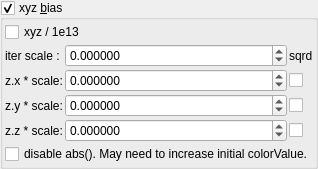
                    <widget class="MyGroupBox" name="groupCheck_fractal_coloring_xyz_bias_enabled_false">
                     <property name="toolTip">
                      <string>&lt;html&gt;&lt;head/&gt;&lt;body&gt;&lt;p&gt;ColorValue is derived from the coordinates of the point at termination&lt;/p&gt;&lt;/body&gt;&lt;/html&gt;</string>
                     </property>
                     <property name="title">
                      <string>xyz &amp;bias</string>
                     </property>
                     <property name="checkable">
                      <bool>true</bool>
                     </property>
                     <layout class="QVBoxLayout" name="verticalLayout_32" stretch="0,0,0">
                      <property name="spacing">
                       <number>2</number>
                      </property>
                      <property name="leftMargin">
                       <number>2</number>
                      </property>
                      <property name="topMargin">
                       <number>2</number>
                      </property>
                      <property name="rightMargin">
                       <number>2</number>
                      </property>
                      <property name="bottomMargin">
                       <number>2</number>
                      </property>
                      <item>
                       <widget class="MyCheckBox" name="checkBox_fractal_coloring_xyz_div_1e13_false">
                        <property name="text">
                         <string notr="true">xyz / 1e13</string>
                        </property>
                       </widget>
                      </item>
                      <item>
                       <layout class="QGridLayout" name="gridLayout_16" columnstretch="0,1,0">
                        <property name="spacing">
                         <number>2</number>
                        </property>
                        <item row="1" column="2">
                         <widget class="MyCheckBox" name="checkBox_fractal_coloring_xyz_x_sqrd_enabled_false">
                          <property name="text">
                           <string notr="true"/>
                          </property>
                         </widget>
                        </item>
                        <item row="3" column="2">
                         <widget class="MyCheckBox" name="checkBox_fractal_coloring_xyz_z_sqrd_enabled_false">
                          <property name="text">
                           <string notr="true"/>
                          </property>
                         </widget>
                        </item>
                        <item row="3" column="0">
                         <widget class="QLabel" name="label_40">
                          <property name="text">
                           <string>z.z * scale:</string>
                          </property>
                         </widget>
                        </item>
                        <item row="2" column="1">
                         <widget class="MyDoubleSpinBox" name="spinbox3_fractal_coloring_xyz_000_y">
                          <property name="sizePolicy">
                           <sizepolicy hsizetype="Minimum" vsizetype="Maximum">
                            <horstretch>0</horstretch>
                            <verstretch>0</verstretch>
                           </sizepolicy>
                          </property>
                          <property name="toolTip">
                           <string>&lt;html&gt;&lt;head/&gt;&lt;body&gt;&lt;p&gt;color_y  = z.y   *  scale_y ;&lt;/p&gt;&lt;p&gt;&lt;br/&gt;&lt;/p&gt;&lt;p&gt;colorValue = color_x + color_y + color_z;&lt;/p&gt;&lt;/body&gt;&lt;/html&gt;</string>
                          </property>
                          <property name="prefix">
                           <string/>
                          </property>
                          <property name="suffix">
                           <string/>
                          </property>
                          <property name="decimals">
                           <number>6</number>
                          </property>
                          <property name="minimum">
                           <double>-9999.999900000000707</double>
                          </property>
                          <property name="maximum">
                           <double>9999.999900000000707</double>
                          </property>
                          <property name="singleStep">
                           <double>0.100000000000000</double>
                          </property>
                         </widget>
                        </item>
                        <item row="0" column="1">
                         <widget class="MyDoubleSpinBox" name="spinbox_fractal_coloring_xyz_iter_scale">
                          <property name="sizePolicy">
                           <sizepolicy hsizetype="Minimum" vsizetype="Maximum">
                            <horstretch>0</horstretch>
                            <verstretch>0</verstretch>
                           </sizepolicy>
                          </property>
                          <property name="toolTip">
                           <string>&lt;html&gt;&lt;head/&gt;&lt;body&gt;&lt;p&gt;colorValue *= (1.0 + ( i * scale));&lt;/p&gt;&lt;/body&gt;&lt;/html&gt;</string>
                          </property>
                          <property name="prefix">
                           <string/>
                          </property>
                          <property name="suffix">
                           <string/>
                          </property>
                          <property name="decimals">
                           <number>6</number>
                          </property>
                          <property name="minimum">
                           <double>-9999.999900000000707</double>
                          </property>
                          <property name="maximum">
                           <double>9999.999900000000707</double>
                          </property>
                          <property name="singleStep">
                           <double>0.100000000000000</double>
                          </property>
                         </widget>
                        </item>
                        <item row="2" column="2">
                         <widget class="MyCheckBox" name="checkBox_fractal_coloring_xyz_y_sqrd_enabled_false">
                          <property name="text">
                           <string notr="true"/>
                          </property>
                         </widget>
                        </item>
                        <item row="0" column="0">
                         <widget class="QLabel" name="label_35">
                          <property name="text">
                           <string>iter scale :</string>
                          </property>
                         </widget>
                        </item>
                        <item row="2" column="0">
                         <widget class="QLabel" name="label_38">
                          <property name="text">
                           <string>z.y * scale:</string>
                          </property>
                         </widget>
                        </item>
                        <item row="1" column="1">
                         <widget class="MyDoubleSpinBox" name="spinbox3_fractal_coloring_xyz_000_x">
                          <property name="sizePolicy">
                           <sizepolicy hsizetype="Minimum" vsizetype="Maximum">
                            <horstretch>0</horstretch>
                            <verstretch>0</verstretch>
                           </sizepolicy>
                          </property>
                          <property name="toolTip">
                           <string>&lt;html&gt;&lt;head/&gt;&lt;body&gt;&lt;p&gt;color_x  = z.x   *  scale_x ;&lt;/p&gt;&lt;p&gt;&lt;br/&gt;&lt;/p&gt;&lt;p&gt;colorValue = color_x + color_y + color_z;&lt;/p&gt;&lt;/body&gt;&lt;/html&gt;</string>
                          </property>
                          <property name="prefix">
                           <string/>
                          </property>
                          <property name="suffix">
                           <string/>
                          </property>
                          <property name="decimals">
                           <number>6</number>
                          </property>
                          <property name="minimum">
                           <double>-9999.999900000000707</double>
                          </property>
                          <property name="maximum">
                           <double>9999.999900000000707</double>
                          </property>
                          <property name="singleStep">
                           <double>0.100000000000000</double>
                          </property>
                         </widget>
                        </item>
                        <item row="0" column="2">
                         <widget class="QLabel" name="label_39">
                          <property name="text">
                           <string>sqrd</string>
                          </property>
                         </widget>
                        </item>
                        <item row="3" column="1">
                         <widget class="MyDoubleSpinBox" name="spinbox3_fractal_coloring_xyz_000_z">
                          <property name="sizePolicy">
                           <sizepolicy hsizetype="Minimum" vsizetype="Maximum">
                            <horstretch>0</horstretch>
                            <verstretch>0</verstretch>
                           </sizepolicy>
                          </property>
                          <property name="toolTip">
                           <string>&lt;html&gt;&lt;head/&gt;&lt;body&gt;&lt;p&gt;color_z  = z.z   *  scale_z ;&lt;/p&gt;&lt;p&gt;&lt;br/&gt;&lt;/p&gt;&lt;p&gt;colorValue = color_x + color_y + color_z;&lt;/p&gt;&lt;/body&gt;&lt;/html&gt;</string>
                          </property>
                          <property name="prefix">
                           <string/>
                          </property>
                          <property name="suffix">
                           <string/>
                          </property>
                          <property name="decimals">
                           <number>6</number>
                          </property>
                          <property name="minimum">
                           <double>-9999.999900000000707</double>
                          </property>
                          <property name="maximum">
                           <double>9999.999900000000707</double>
                          </property>
                          <property name="singleStep">
                           <double>0.100000000000000</double>
                          </property>
                         </widget>
                        </item>
                        <item row="1" column="0">
                         <widget class="QLabel" name="label_36">
                          <property name="text">
                           <string>z.x * scale:</string>
                          </property>
                         </widget>
                        </item>
                       </layout>
                      </item>
                      <item>
                       <widget class="MyCheckBox" name="checkBox_fractal_coloring_xyz_fabs_enabled_false">
                        <property name="text">
                         <string notr="true">disable abs(). May need to increase initial colorValue.</string>
                        </property>
                       </widget>
                      </item>
                     </layout>
                    </widget>
